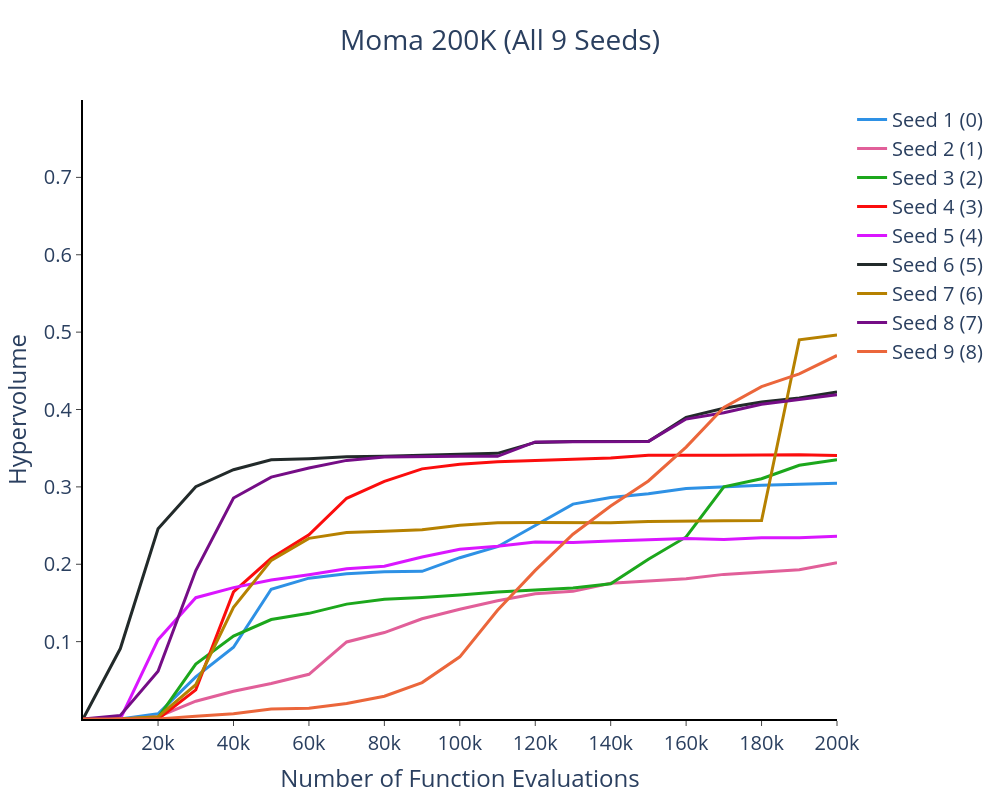

The code cell stored with this chart in its notebook:
### Code cell
# ── Section 1c: Hypervolume Calculation & Plot ────────────────────────────────
from solvers.convergence.hypervolume import calculate_hypervolume_from_archives
from justice.util.visualizer import plot_hypervolume
import multiprocessing
import os

# ── CONFIG ────────────────────────────────────────────────────────────────────
base_name  = "MOMA_200000_ref2"
hv_dir     = f"{joint_path}/hypervolumes"
plots_dir  = f"{base_path}/plots"
ref_file   = "MOMA_reference_set_fine.csv"   # fine-grained joint ref set for all islands
os.makedirs(hv_dir,    exist_ok=True)
os.makedirs(plots_dir, exist_ok=True)

# ── STEP 1: Compute Hypervolume per island ────────────────────────────────────
print(f"[1/2] Computing hypervolumes for all 9 islands...")
print(f"      Reference set : {ref_file}\n")
hv_files = {}

with multiprocessing.Pool() as pool:
    for island_idx in range(9):
        filename = f"{base_name}_{island_idx}.tar.gz"
        print(f"      Island {island_idx}: {filename}")

        calculate_hypervolume_from_archives(
            list_of_objectives=list_of_objectives,
            direction_of_optimization=["max", "max", "max", "max", "max", "min"],
            input_data_path=joint_path,
            file_name=filename,
            output_data_path=hv_dir,
            saving=True,
            global_reference_set=True,
            global_reference_set_path=joint_path,
            global_reference_set_file=ref_file,
            pool=pool,
        )
        hv_files[island_idx] = f"hypervolumes/{base_name}_{island_idx}_hv.csv"

print(f"\n      Hypervolume files saved to: {hv_dir}")

# ── STEP 2: Plot Hypervolume ──────────────────────────────────────────────────
print("\n[2/2] Plotting hypervolume convergence...")

input_data_path_list = {
    "MOMA 200k (all 9 seeds)": [hv_files[i] for i in range(9)],
}

fig = plot_hypervolume(
    path_to_data=joint_path,
    path_to_output=plots_dir,
    input_data=input_data_path_list,
    yaxis_upper_limit=0.8,
    width=1000,
    height=800,
    fontsize=20,
    saving=True,
)

fig.show()
print(f"      Plot saved to: {plots_dir}")

### Figure 1 — Plotly figure (JSON) as saved in the notebook; plotly's stock layout.template omitted (floating-point values rounded to 4 significant figures)
{"data": [{"fill": "none", "line": {"color": "#2E91E5", "width": 3}, "mode": "lines", "name": "Seed 1 (0)", "type": "scatter", "x": [100, 10000, 20000, 30000, 40000, 50000, 60000, 70000, 80000, 90000, 100000, 110000, 120000, 130000, 140000, 150000, 160000, 170000, 180000, 190000, 200000], "y": [0.0, 0.0, 0.006708, 0.05437, 0.09266, 0.1677, 0.182, 0.1876, 0.1903, 0.1908, 0.2085, 0.2227, 0.2501, 0.2777, 0.2863, 0.291, 0.2978, 0.3002, 0.3021, 0.3034, 0.3047]}, {"fill": "none", "line": {"color": "#E15F99", "width": 3}, "mode": "lines", "name": "Seed 2 (1)", "type": "scatter", "x": [100, 10000, 20000, 30000, 40000, 50000, 60000, 70000, 80000, 90000, 100000, 110000, 120000, 130000, 140000, 150000, 160000, 170000, 180000, 190000, 200000], "y": [0.0, 0.0, 0.0029, 0.02299, 0.03587, 0.04594, 0.0578, 0.09958, 0.1117, 0.1296, 0.1419, 0.1528, 0.1617, 0.165, 0.1753, 0.1779, 0.1812, 0.1869, 0.1898, 0.193, 0.2019]}, {"fill": "none", "line": {"color": "#1CA71C", "width": 3}, "mode": "lines", "name": "Seed 3 (2)", "type": "scatter", "x": [100, 10000, 20000, 30000, 40000, 50000, 60000, 70000, 80000, 90000, 100000, 110000, 120000, 130000, 140000, 150000, 160000, 170000, 180000, 190000, 200000], "y": [0.0, 0.0, 0.001816, 0.07089, 0.1072, 0.1285, 0.1365, 0.1485, 0.1549, 0.1571, 0.1603, 0.164, 0.1667, 0.1694, 0.1748, 0.2065, 0.2353, 0.3001, 0.3105, 0.328, 0.335]}, {"fill": "none", "line": {"color": "#FB0D0D", "width": 3}, "mode": "lines", "name": "Seed 4 (3)", "type": "scatter", "x": [100, 10000, 20000, 30000, 40000, 50000, 60000, 70000, 80000, 90000, 100000, 110000, 120000, 130000, 140000, 150000, 160000, 170000, 180000, 190000, 200000], "y": [0.0, 0.0, 0.0, 0.03764, 0.1641, 0.2077, 0.238, 0.2853, 0.3071, 0.3233, 0.3292, 0.3325, 0.3338, 0.3357, 0.3373, 0.3408, 0.3406, 0.3408, 0.3411, 0.3414, 0.3406]}, {"fill": "none", "line": {"color": "#DA16FF", "width": 3}, "mode": "lines", "name": "Seed 5 (4)", "type": "scatter", "x": [100, 10000, 20000, 30000, 40000, 50000, 60000, 70000, 80000, 90000, 100000, 110000, 120000, 130000, 140000, 150000, 160000, 170000, 180000, 190000, 200000], "y": [0.0, 1.729e-17, 0.1025, 0.1568, 0.1698, 0.1797, 0.1864, 0.1941, 0.1973, 0.2094, 0.2193, 0.2233, 0.2287, 0.228, 0.2299, 0.2311, 0.2332, 0.2318, 0.2343, 0.2341, 0.2363]}, {"fill": "none", "line": {"color": "#222A2A", "width": 3}, "mode": "lines", "name": "Seed 6 (5)", "type": "scatter", "x": [100, 10000, 20000, 30000, 40000, 50000, 60000, 70000, 80000, 90000, 100000, 110000, 120000, 130000, 140000, 150000, 160000, 170000, 180000, 190000, 200000], "y": [0.0, 0.09104, 0.2458, 0.3002, 0.3221, 0.3351, 0.3365, 0.3388, 0.3397, 0.3409, 0.343, 0.3433, 0.3575, 0.3586, 0.3587, 0.3588, 0.3898, 0.4017, 0.4096, 0.415, 0.4228]}, {"fill": "none", "line": {"color": "#B68100", "width": 3}, "mode": "lines", "name": "Seed 7 (6)", "type": "scatter", "x": [100, 10000, 20000, 30000, 40000, 50000, 60000, 70000, 80000, 90000, 100000, 110000, 120000, 130000, 140000, 150000, 160000, 170000, 180000, 190000, 200000], "y": [0.0, 0.0, 0.002854, 0.0443, 0.1444, 0.205, 0.2335, 0.2409, 0.2427, 0.2445, 0.2503, 0.2535, 0.2541, 0.2542, 0.2538, 0.2553, 0.2562, 0.2563, 0.2566, 0.4901, 0.4962]}, {"fill": "none", "line": {"color": "#750D86", "width": 3}, "mode": "lines", "name": "Seed 8 (7)", "type": "scatter", "x": [100, 10000, 20000, 30000, 40000, 50000, 60000, 70000, 80000, 90000, 100000, 110000, 120000, 130000, 140000, 150000, 160000, 170000, 180000, 190000, 200000], "y": [0.0, 0.004634, 0.06182, 0.1919, 0.2856, 0.3127, 0.3245, 0.3342, 0.3387, 0.3395, 0.3396, 0.3395, 0.3581, 0.3582, 0.3586, 0.3588, 0.3876, 0.3957, 0.4067, 0.4128, 0.4192]}, {"fill": "none", "line": {"color": "#EB663B", "width": 3}, "mode": "lines", "name": "Seed 9 (8)", "type": "scatter", "x": [100, 10000, 20000, 30000, 40000, 50000, 60000, 70000, 80000, 90000, 100000, 110000, 120000, 130000, 140000, 150000, 160000, 170000, 180000, 190000, 200000], "y": [0.0, 0.0, 0.0, 0.003676, 0.006777, 0.01289, 0.01404, 0.02005, 0.02943, 0.04709, 0.08032, 0.1405, 0.192, 0.2388, 0.2753, 0.3076, 0.3514, 0.4027, 0.4296, 0.4461, 0.4698]}], "layout": {"font": {"size": 20}, "height": 800, "title": {"text": "Moma 200K (All 9 Seeds)", "x": 0.5}, "width": 1000, "xaxis": {"linecolor": "black", "linewidth": 2, "showgrid": false, "showline": true, "tickfont": {"size": 20}, "ticks": "outside", "title": {"text": "Number of Function Evaluations"}}, "yaxis": {"linecolor": "black", "linewidth": 2, "range": [0, 0.8], "showgrid": false, "showline": true, "tickfont": {"size": 20}, "ticks": "outside", "tickvals": [0.1, 0.2, 0.3, 0.4, 0.5, 0.6, 0.7], "title": {"text": "Hypervolume"}}}}
